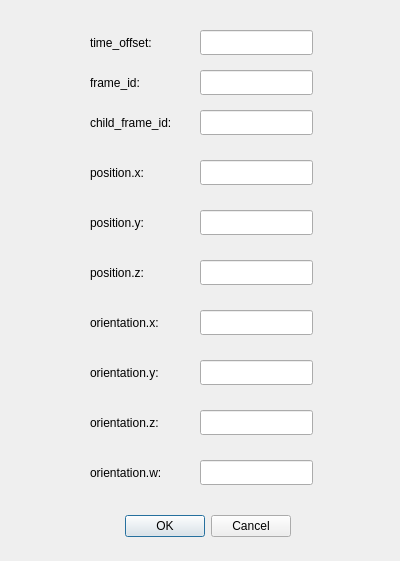
<?xml version="1.0" encoding="UTF-8"?>
<ui version="4.0">
 <class>dialog_odometry</class>
 <widget class="QDialog" name="dialog_odometry">
  <property name="geometry">
   <rect>
    <x>0</x>
    <y>0</y>
    <width>400</width>
    <height>561</height>
   </rect>
  </property>
  <property name="windowTitle">
   <string>Dialog</string>
  </property>
  <widget class="QDialogButtonBox" name="buttonBox">
   <property name="geometry">
    <rect>
     <x>-50</x>
     <y>510</y>
     <width>341</width>
     <height>32</height>
    </rect>
   </property>
   <property name="orientation">
    <enum>Qt::Horizontal</enum>
   </property>
   <property name="standardButtons">
    <set>QDialogButtonBox::Cancel|QDialogButtonBox::Ok</set>
   </property>
  </widget>
  <widget class="QLineEdit" name="line_frame">
   <property name="geometry">
    <rect>
     <x>200</x>
     <y>70</y>
     <width>113</width>
     <height>25</height>
    </rect>
   </property>
  </widget>
  <widget class="QLineEdit" name="line_offset">
   <property name="geometry">
    <rect>
     <x>200</x>
     <y>30</y>
     <width>113</width>
     <height>25</height>
    </rect>
   </property>
  </widget>
  <widget class="QLabel" name="label_2">
   <property name="geometry">
    <rect>
     <x>90</x>
     <y>160</y>
     <width>75</width>
     <height>25</height>
    </rect>
   </property>
   <property name="text">
    <string>position.x:</string>
   </property>
  </widget>
  <widget class="QLineEdit" name="lineEdit_4">
   <property name="geometry">
    <rect>
     <x>200</x>
     <y>310</y>
     <width>113</width>
     <height>25</height>
    </rect>
   </property>
  </widget>
  <widget class="QLabel" name="label_7">
   <property name="geometry">
    <rect>
     <x>90</x>
     <y>410</y>
     <width>100</width>
     <height>25</height>
    </rect>
   </property>
   <property name="text">
    <string>orientation.z:</string>
   </property>
  </widget>
  <widget class="QLabel" name="label_5">
   <property name="geometry">
    <rect>
     <x>90</x>
     <y>360</y>
     <width>100</width>
     <height>25</height>
    </rect>
   </property>
   <property name="text">
    <string>orientation.y:</string>
   </property>
  </widget>
  <widget class="QLineEdit" name="lineEdit_3">
   <property name="geometry">
    <rect>
     <x>200</x>
     <y>260</y>
     <width>113</width>
     <height>25</height>
    </rect>
   </property>
  </widget>
  <widget class="QLineEdit" name="lineEdit_6">
   <property name="geometry">
    <rect>
     <x>200</x>
     <y>410</y>
     <width>113</width>
     <height>25</height>
    </rect>
   </property>
  </widget>
  <widget class="QLineEdit" name="lineEdit">
   <property name="geometry">
    <rect>
     <x>200</x>
     <y>160</y>
     <width>113</width>
     <height>25</height>
    </rect>
   </property>
  </widget>
  <widget class="QLabel" name="label_9">
   <property name="geometry">
    <rect>
     <x>90</x>
     <y>210</y>
     <width>75</width>
     <height>25</height>
    </rect>
   </property>
   <property name="text">
    <string>position.y:</string>
   </property>
  </widget>
  <widget class="QLineEdit" name="lineEdit_5">
   <property name="geometry">
    <rect>
     <x>200</x>
     <y>360</y>
     <width>113</width>
     <height>25</height>
    </rect>
   </property>
  </widget>
  <widget class="QLineEdit" name="lineEdit_7">
   <property name="geometry">
    <rect>
     <x>200</x>
     <y>460</y>
     <width>113</width>
     <height>25</height>
    </rect>
   </property>
  </widget>
  <widget class="QLabel" name="label_6">
   <property name="geometry">
    <rect>
     <x>90</x>
     <y>260</y>
     <width>75</width>
     <height>25</height>
    </rect>
   </property>
   <property name="text">
    <string>position.z:</string>
   </property>
  </widget>
  <widget class="QLineEdit" name="lineEdit_2">
   <property name="geometry">
    <rect>
     <x>200</x>
     <y>210</y>
     <width>113</width>
     <height>25</height>
    </rect>
   </property>
  </widget>
  <widget class="QLabel" name="label_3">
   <property name="geometry">
    <rect>
     <x>90</x>
     <y>30</y>
     <width>100</width>
     <height>25</height>
    </rect>
   </property>
   <property name="text">
    <string>time_offset:</string>
   </property>
  </widget>
  <widget class="QLabel" name="label_8">
   <property name="geometry">
    <rect>
     <x>90</x>
     <y>460</y>
     <width>100</width>
     <height>25</height>
    </rect>
   </property>
   <property name="text">
    <string>orientation.w:</string>
   </property>
  </widget>
  <widget class="QLabel" name="label_4">
   <property name="geometry">
    <rect>
     <x>90</x>
     <y>310</y>
     <width>100</width>
     <height>25</height>
    </rect>
   </property>
   <property name="text">
    <string>orientation.x:</string>
   </property>
  </widget>
  <widget class="QLabel" name="label_10">
   <property name="geometry">
    <rect>
     <x>90</x>
     <y>70</y>
     <width>100</width>
     <height>25</height>
    </rect>
   </property>
   <property name="text">
    <string>frame_id:</string>
   </property>
  </widget>
  <widget class="QLabel" name="label_11">
   <property name="geometry">
    <rect>
     <x>90</x>
     <y>110</y>
     <width>110</width>
     <height>25</height>
    </rect>
   </property>
   <property name="text">
    <string>child_frame_id:</string>
   </property>
  </widget>
  <widget class="QLineEdit" name="line_frame_2">
   <property name="geometry">
    <rect>
     <x>200</x>
     <y>110</y>
     <width>113</width>
     <height>25</height>
    </rect>
   </property>
  </widget>
 </widget>
 <resources/>
 <connections>
  <connection>
   <sender>buttonBox</sender>
   <signal>accepted()</signal>
   <receiver>dialog_odometry</receiver>
   <slot>accept()</slot>
   <hints>
    <hint type="sourcelabel">
     <x>248</x>
     <y>254</y>
    </hint>
    <hint type="destinationlabel">
     <x>157</x>
     <y>274</y>
    </hint>
   </hints>
  </connection>
  <connection>
   <sender>buttonBox</sender>
   <signal>rejected()</signal>
   <receiver>dialog_odometry</receiver>
   <slot>reject()</slot>
   <hints>
    <hint type="sourcelabel">
     <x>316</x>
     <y>260</y>
    </hint>
    <hint type="destinationlabel">
     <x>286</x>
     <y>274</y>
    </hint>
   </hints>
  </connection>
 </connections>
</ui>
